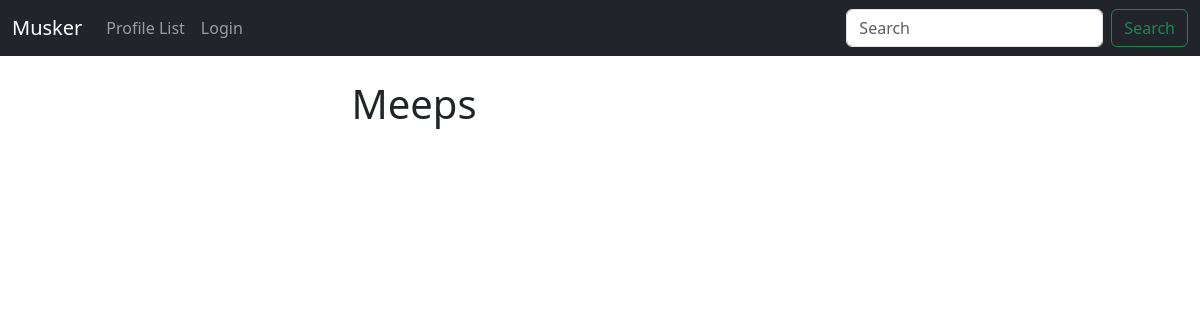
/, run on an earlier commit of the app's database.
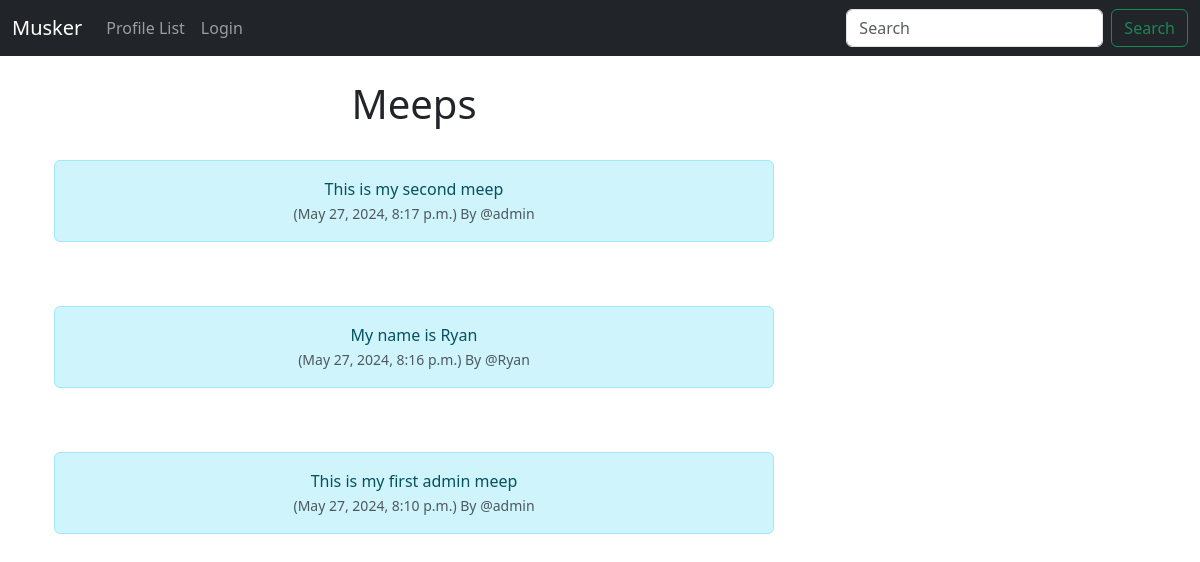
And on a later commit of the database.
### musker/models.py (models this page shows, shortened)
class Meep(models.Model):
    user = models.ForeignKey(User, related_name="meeps", on_delete=models.DO_NOTHING)
    body = models.CharField(max_length=200)
    created_at = models.DateTimeField(auto_now_add=True)

### musker/views.py (the view)
# urls.py: path('', views.home, name="home"),
def home(request):
    if request.user.is_authenticated:
        form= MeepForm(request.POST or None)
        if request.method == "POST":
            if form.is_valid():
                meep = form.save(commit=False)
                meep.user = request.user
                meep.save()
                messages.success(request, ("Your Meep Has Been Posted!"))
                return redirect('home')
        meeps = Meep.objects.all().order_by("-created_at")
        return render(request, 'home.html', {"meeps":meeps, "form":form})
    else:
        meeps = Meep.objects.all().order_by("-created_at")
        return render(request, 'home.html', {"meeps":meeps})

### musker/templates/home.html (shortened to what this page needs)
{% extends 'base.html' %}
{% block content %}
<div class="container text-center">
    <div class="row">
        <div class="col-8">
    <h1>Meeps</h1>
<br>
    {% for meep in meeps %}
    <div class="alert alert-info" role="alert">
        {{ meep.body }}<br>
        <small class="text-muted">
            ({{ meep.created_at }}) By
            @{{ meep.user.username }}
        </small>
    </div><br><br>
    {% endfor %}
</div>
<div class="col-4">
    <br><br><br>
</div>
{% endblock %}

What changed in the data, as far as the page shows it:
added Meep: body "This is my second meep", created_at "May 27, 2024, 8:17 p.m.", user.username "admin"
added Meep: body "My name is Ryan", created_at "May 27, 2024, 8:16 p.m.", user.username "Ryan"
added Meep: body "This is my first admin meep", created_at "May 27, 2024, 8:10 p.m.", user.username "admin"
